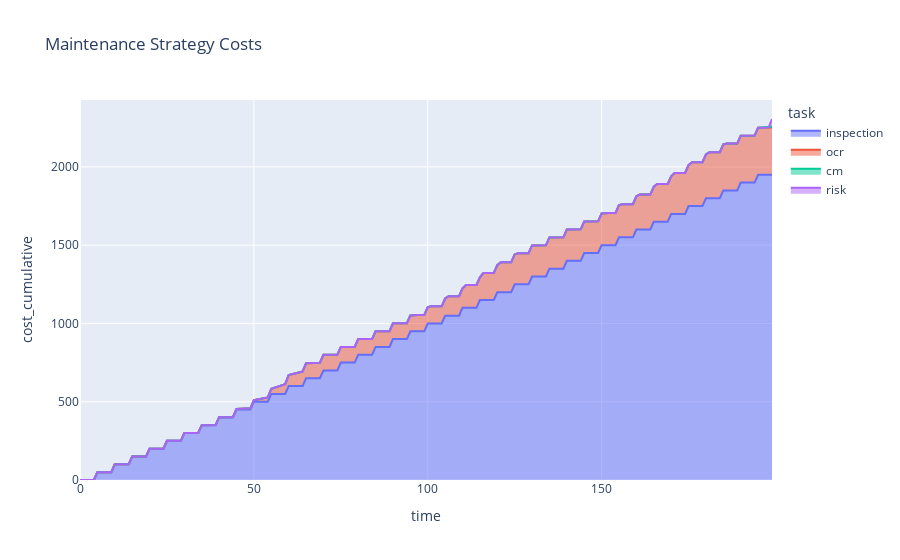

Notebook code for this chart:
### Code cell
fig = px.area(df, x="time", y="cost_cumulative", color="task", title='Maintenance Strategy Costs')
fig.show()

### Figure 1 — Plotly figure (JSON) as saved in the notebook; plotly's stock layout.template omitted (floating-point values rounded to 4 significant figures; data arrays with more than 128 entries replaced by an {"elided": "..."} marker saying what was removed)
{"data": [{"hovertemplate": "task=inspection<br>time=%{x}<br>cost_cumulative=%{y}<extra></extra>", "legendgroup": "inspection", "line": {"color": "#636efa"}, "mode": "lines", "name": "inspection", "orientation": "v", "showlegend": true, "stackgroup": "1", "type": "scatter", "x": {"elided": "200 int values"}, "xaxis": "x", "y": {"elided": "200 int values"}, "yaxis": "y"}, {"hovertemplate": "task=ocr<br>time=%{x}<br>cost_cumulative=%{y}<extra></extra>", "legendgroup": "ocr", "line": {"color": "#EF553B"}, "mode": "lines", "name": "ocr", "orientation": "v", "showlegend": true, "stackgroup": "1", "type": "scatter", "x": {"elided": "200 int values"}, "xaxis": "x", "y": {"elided": "200 float values"}, "yaxis": "y"}, {"hovertemplate": "task=cm<br>time=%{x}<br>cost_cumulative=%{y}<extra></extra>", "legendgroup": "cm", "line": {"color": "#00cc96"}, "mode": "lines", "name": "cm", "orientation": "v", "showlegend": true, "stackgroup": "1", "type": "scatter", "x": {"elided": "200 int values"}, "xaxis": "x", "y": {"elided": "200 int values"}, "yaxis": "y"}, {"hovertemplate": "task=risk<br>time=%{x}<br>cost_cumulative=%{y}<extra></extra>", "legendgroup": "risk", "line": {"color": "#ab63fa"}, "mode": "lines", "name": "risk", "orientation": "v", "showlegend": true, "stackgroup": "1", "type": "scatter", "x": {"elided": "200 int values"}, "xaxis": "x", "y": {"elided": "200 int values"}, "yaxis": "y"}], "layout": {"legend": {"title": {"text": "task"}, "tracegroupgap": 0}, "title": {"text": "Maintenance Strategy Costs"}, "xaxis": {"anchor": "y", "domain": [0, 1], "title": {"text": "time"}}, "yaxis": {"anchor": "x", "domain": [0, 1], "title": {"text": "cost_cumulative"}}}}
